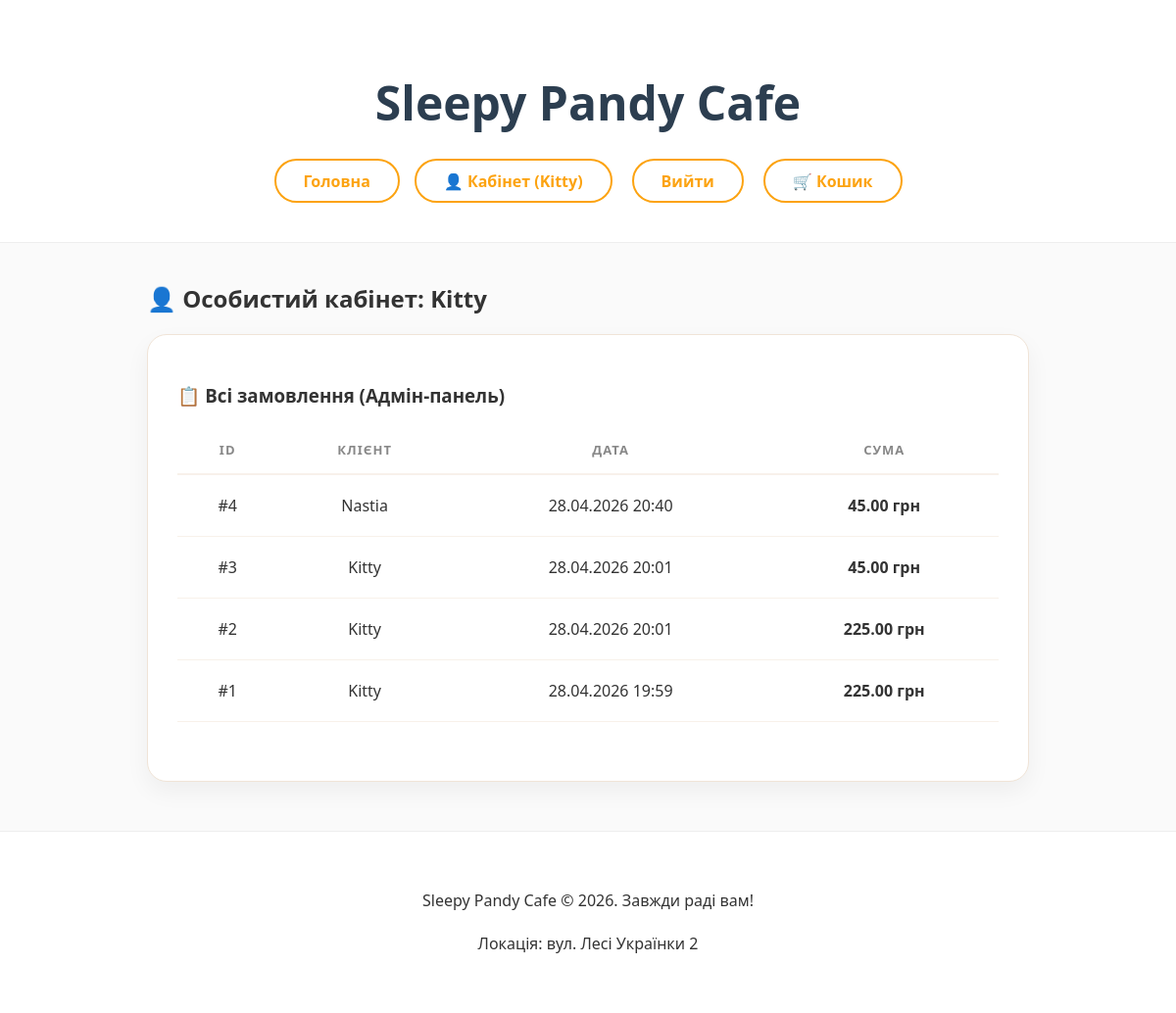
The page /profile/ (signed in) on the database as committed earlier.
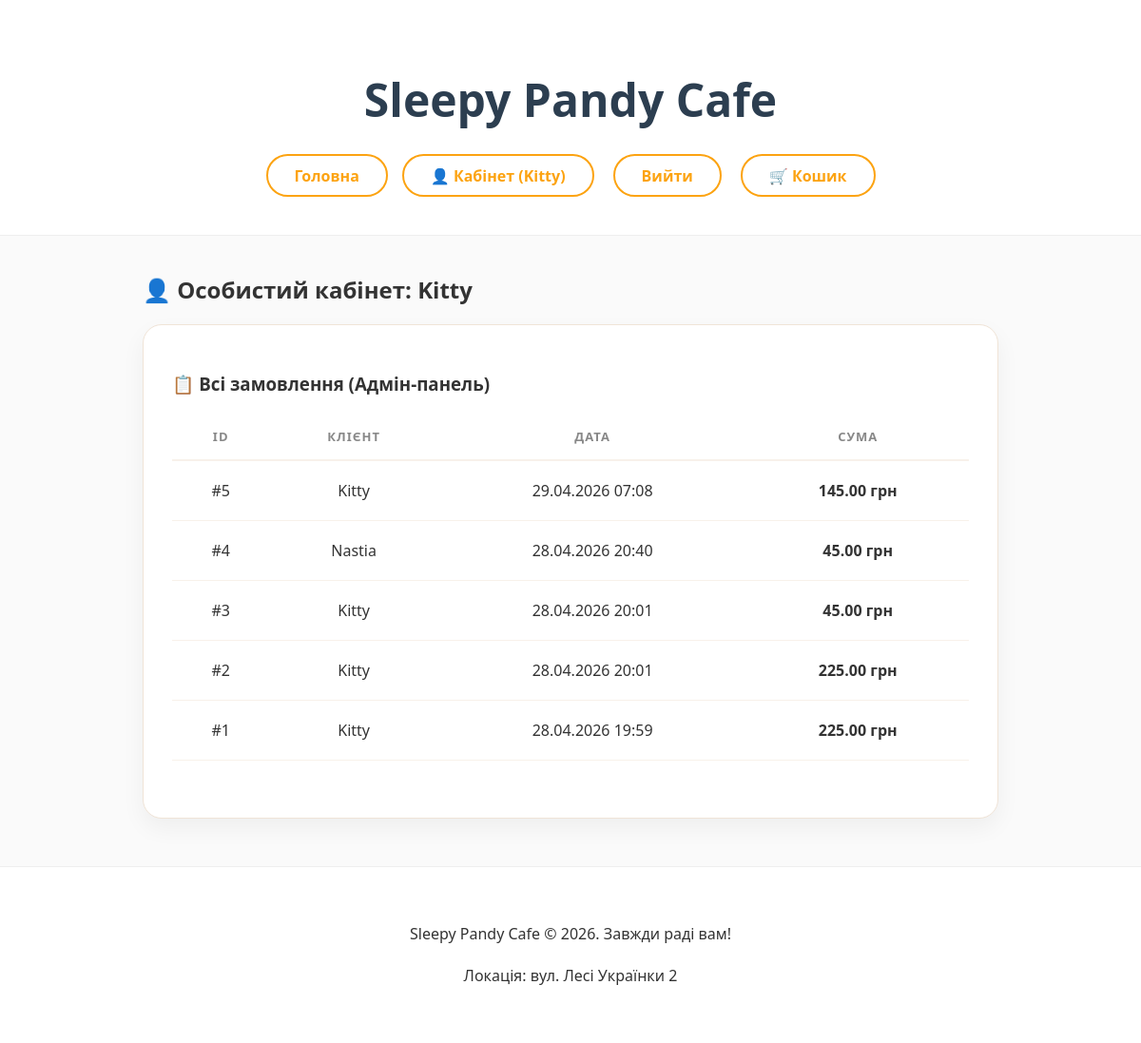
The same page on the database as committed later.
### main_app/models.py (models this page shows, shortened)
class Order(models.Model):
    user = models.ForeignKey(User, on_delete=models.CASCADE, verbose_name="Користувач")
    total_price = models.DecimalField(max_digits=10, decimal_places=2, verbose_name="Загальна сума")
    created_at = models.DateTimeField(auto_now_add=True, verbose_name="Дата замовлення")

### main_app/views.py (the view)
# urls.py: path('profile/', views.profile, name='profile'),
@login_required
def profile(request):
    if request.user.is_staff:
        orders = Order.objects.all().order_by('-created_at')
    else:
        orders = Order.objects.filter(user=request.user).order_by('-created_at')
    return render(request, 'main_app/profile.html', {'orders': orders})

### main_app/templates/main_app/profile.html
{% extends 'main_app/base.html' %}
{% block content %}
<div class="cart-container-main">
    <h2 class="cart-title">👤 Особистий кабінет: {{ user.username }}</h2>
    <div class="cart-card">
        <h3>{% if user.is_staff %}📋 Всі замовлення (Адмін-панель){% else %}📦 Мої замовлення{% endif %}</h3>
        {% if orders %}
            <table class="cart-table">
                <thead>
                    <tr>
                        <th>ID</th>
                        {% if user.is_staff %}<th>Клієнт</th>{% endif %}
                        <th>Дата</th>
                        <th>Сума</th>
                    </tr>
                </thead>
                <tbody>
                    {% for order in orders %}
                    <tr>
                        <td>#{{ order.id }}</td>
                        {% if user.is_staff %}<td>{{ order.user.username }}</td>{% endif %}
                        <td>{{ order.created_at|date:"d.m.Y H:i" }}</td>
                        <td class="text-bold">{{ order.total_price }} грн</td>
                    </tr>
                    {% endfor %}
                </tbody>
            </table>
        {% else %}
            <p>Замовлень ще не було. Може, замовимо круасан? 🥐</p>
        {% endif %}
    </div>
</div>
{% endblock %}

Rows that differ between the two databases and show on the page:
added Order: id "5", user.username "Kitty", created_at "29.04.2026 07:08", total_price "145.00"
